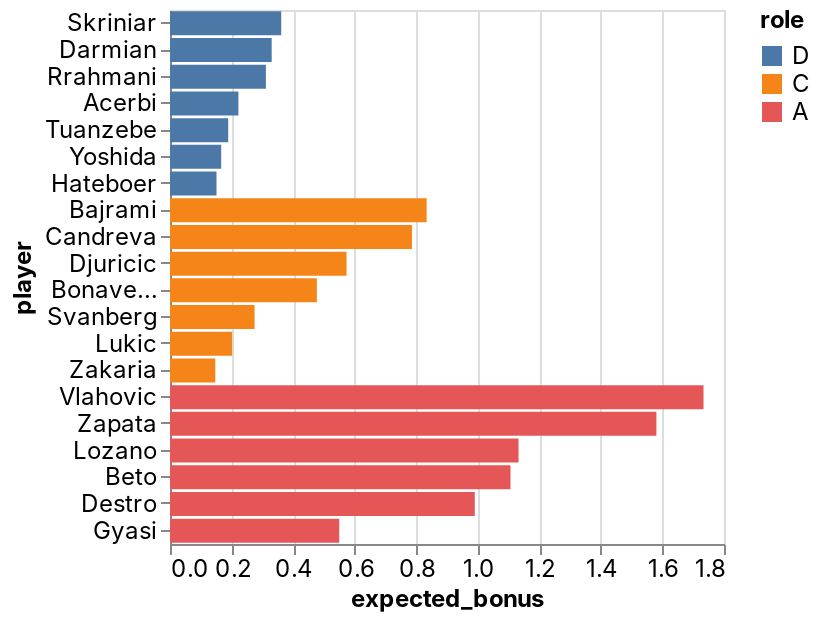

Notebook source saved alongside this figure:
### Code cell
_deepnote_run_altair(team, """{"$schema":"https://vega.github.io/schema/vega-lite/v4.json","mark":{"type":"bar","tooltip":{"content":"data"}},"height":220,"autosize":{"type":"fit"},"data":{"name":"placeholder"},"encoding":{"x":{"field":"expected_bonus","type":"quantitative","sort":null,"scale":{"type":"linear","zero":false}},"y":{"field":"player","type":"nominal","sort":null,"scale":{"type":"linear","zero":true}},"color":{"field":"role","type":"nominal","sort":null,"scale":{"type":"linear","zero":false}}}}""")

### Figure 1 — Vega-Lite specification as saved in the notebook (floating-point values rounded to 4 significant figures)
{"config": {"view": {"continuousWidth": 400, "continuousHeight": 300}, "area": {"fill": "#51C0E9"}, "axis": {"labelFont": "Inter, sans-serif", "labelFontSize": 12, "labelFontWeight": "normal", "labelLimit": 60, "labelOverlap": "greedy", "titleFont": "Inter, sans-serif", "titleFontSize": 12, "titleFontWeight": "bold"}, "background": "#ffffff", "legend": {"labelFont": "Inter, sans-serif", "labelFontSize": 12, "titleFont": "Inter, sans-serif", "titleFontSize": 12, "titleFontWeight": "bold"}, "line": {"stroke": "#51C0E9", "strokeWidth": 2}, "rect": {"fill": "#51C0E9"}, "title": {"anchor": "start", "color": "#000000", "font": "Inter, sans-serif", "fontSize": 22, "fontWeight": "normal"}}, "data": {"name": "data-9df6f91cd64502a9f1f900be824796fe"}, "mark": {"type": "bar", "tooltip": {"content": "data"}}, "autosize": {"type": "fit"}, "encoding": {"color": {"type": "nominal", "field": "role", "scale": {"type": "linear", "zero": false}, "sort": null}, "x": {"type": "quantitative", "field": "expected_bonus", "scale": {"type": "linear", "zero": false}, "sort": null}, "y": {"type": "nominal", "field": "player", "scale": {"type": "linear", "zero": true}, "sort": null}}, "height": 300, "width": "container", "$schema": "https://vega.github.io/schema/vega-lite/v4.json", "datasets": {"data-9df6f91cd64502a9f1f900be824796fe": [{"fanta_team": "AI sereje ja dejeDe jebe tu de jebere", "role": "D", "player": "Skriniar", "team": "Inter", "opponent": "Sassuolo", "date": "2022-02-20T00:00:00", "expected_bonus": 0.3615}, {"fanta_team": "AI sereje ja dejeDe jebe tu de jebere", "role": "D", "player": "Darmian", "team": "Inter", "opponent": "Sassuolo", "date": "2022-02-20T00:00:00", "expected_bonus": 0.3304}, {"fanta_team": "AI sereje ja dejeDe jebe tu de jebere", "role": "D", "player": "Rrahmani", "team": "Napoli", "opponent": "Cagliari", "date": "2022-02-21T00:00:00", "expected_bonus": 0.3116}, {"fanta_team": "AI sereje ja dejeDe jebe tu de jebere", "role": "D", "player": "Acerbi", "team": "Lazio", "opponent": "Udinese", "date": "2022-02-20T00:00:00", "expected_bonus": 0.2223}, {"fanta_team": "AI sereje ja dejeDe jebe tu de jebere", "role": "D", "player": "Tuanzebe", "team": "Napoli", "opponent": "Cagliari", "date": "2022-02-21T00:00:00", "expected_bonus": 0.1891}, {"fanta_team": "AI sereje ja dejeDe jebe tu de jebere", "role": "D", "player": "Yoshida", "team": "Sampdoria", "opponent": "Empoli", "date": "2022-02-19T00:00:00", "expected_bonus": 0.1663}, {"fanta_team": "AI sereje ja dejeDe jebe tu de jebere", "role": "D", "player": "Hateboer", "team": "Atalanta", "opponent": "Fiorentina", "date": "2022-02-20T00:00:00", "expected_bonus": 0.1511}, {"fanta_team": "AI sereje ja dejeDe jebe tu de jebere", "role": "C", "player": "Bajrami", "team": "Empoli", "opponent": "Sampdoria", "date": "2022-02-19T00:00:00", "expected_bonus": 0.8338}, {"fanta_team": "AI sereje ja dejeDe jebe tu de jebere", "role": "C", "player": "Candreva", "team": "Sampdoria", "opponent": "Empoli", "date": "2022-02-19T00:00:00", "expected_bonus": 0.7861}, {"fanta_team": "AI sereje ja dejeDe jebe tu de jebere", "role": "C", "player": "Djuricic", "team": "Sassuolo", "opponent": "Inter", "date": "2022-02-20T00:00:00", "expected_bonus": 0.5737}, {"fanta_team": "AI sereje ja dejeDe jebe tu de jebere", "role": "C", "player": "Bonaventura", "team": "Fiorentina", "opponent": "Atalanta", "date": "2022-02-20T00:00:00", "expected_bonus": 0.4772}, {"fanta_team": "AI sereje ja dejeDe jebe tu de jebere", "role": "C", "player": "Svanberg", "team": "Bologna", "opponent": "Spezia", "date": "2022-02-21T00:00:00", "expected_bonus": 0.2748}, {"fanta_team": "AI sereje ja dejeDe jebe tu de jebere", "role": "C", "player": "Lukic", "team": "Torino", "opponent": "Juventus", "date": "2022-02-18T00:00:00", "expected_bonus": 0.2018}, {"fanta_team": "AI sereje ja dejeDe jebe tu de jebere", "role": "C", "player": "Zakaria", "team": "Juventus", "opponent": "Torino", "date": "2022-02-18T00:00:00", "expected_bonus": 0.1471}, {"fanta_team": "AI sereje ja dejeDe jebe tu de jebere", "role": "A", "player": "Vlahovic", "team": "Juventus", "opponent": "Torino", "date": "2022-02-18T00:00:00", "expected_bonus": 1.733}, {"fanta_team": "AI sereje ja dejeDe jebe tu de jebere", "role": "A", "player": "Zapata", "team": "Atalanta", "opponent": "Fiorentina", "date": "2022-02-20T00:00:00", "expected_bonus": 1.58}, {"fanta_team": "AI sereje ja dejeDe jebe tu de jebere", "role": "A", "player": "Lozano", "team": "Napoli", "opponent": "Cagliari", "date": "2022-02-21T00:00:00", "expected_bonus": 1.132}, {"fanta_team": "AI sereje ja dejeDe jebe tu de jebere", "role": "A", "player": "Beto", "team": "Udinese", "opponent": "Lazio", "date": "2022-02-20T00:00:00", "expected_bonus": 1.106}, {"fanta_team": "AI sereje ja dejeDe jebe tu de jebere", "role": "A", "player": "Destro", "team": "Genoa", "opponent": "Venezia", "date": "2022-02-20T00:00:00", "expected_bonus": 0.9903}, {"fanta_team": "AI sereje ja dejeDe jebe tu de jebere", "role": "A", "player": "Gyasi", "team": "Spezia", "opponent": "Bologna", "date": "2022-02-21T00:00:00", "expected_bonus": 0.5499}]}}
